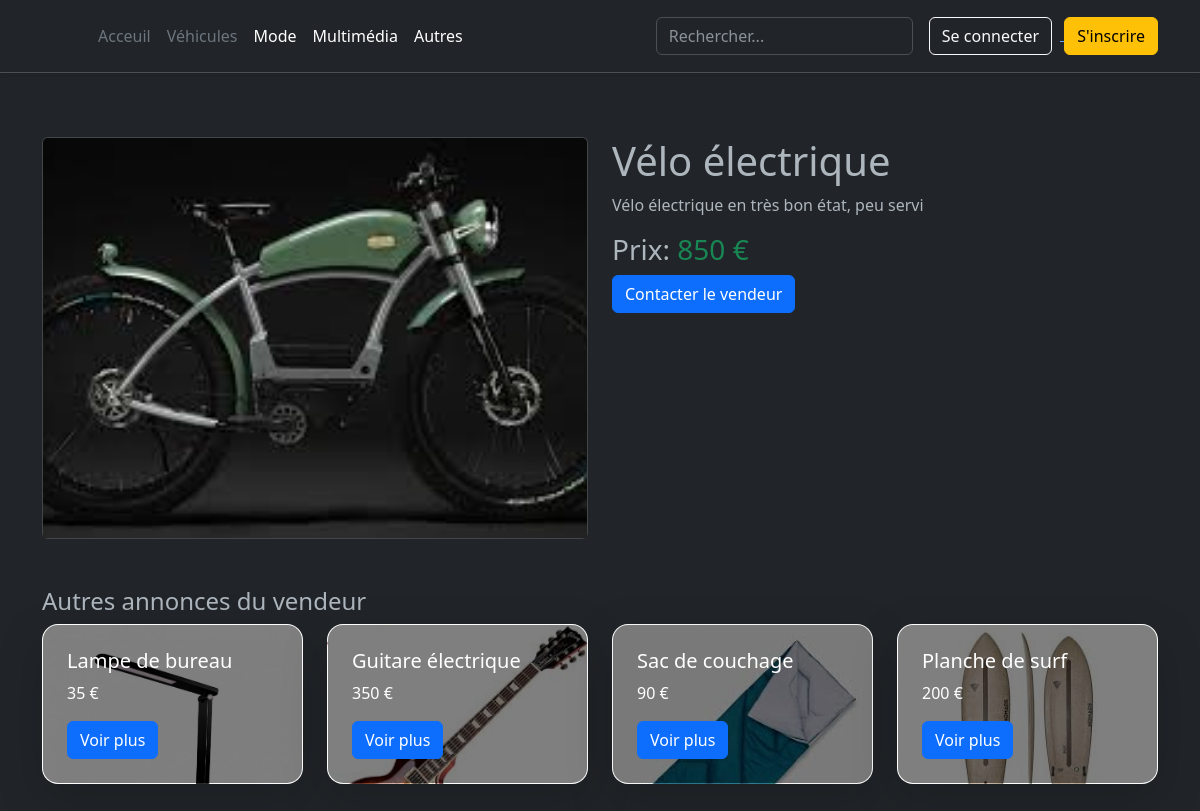
/detailProduit.php?idp=27, run on the app's committed database.
### tables this page shows
CREATE TABLE IF NOT EXISTS `product` (
  `idp` int NOT NULL AUTO_INCREMENT,
  `idu` int NOT NULL,
  `name` varchar(1000) NOT NULL,
  `description` varchar(1000) NOT NULL,
  `price` mediumtext NOT NULL,
  `ids` int NOT NULL,
  `Image` varchar(1000) NOT NULL,
  `idc` int DEFAULT NULL,
  PRIMARY KEY (`idp`),
  KEY `idu` (`idu`),
  KEY `ids` (`ids`),
  KEY `idc` (`idc`)
);

### detailProduit.php (the view, shortened to what this page needs)
<?php
require 'htmlbasics.php';
require 'connexion.php';
if (isset($_GET['idp'])) {
    $idp = mysqli_real_escape_string($connexion, $_GET['idp']);
    $query = "SELECT * FROM product WHERE idp = '$idp' LIMIT 1";
    $result = mysqli_query($connexion, $query);
    if ($result && mysqli_num_rows($result) > 0) {
        $produit = mysqli_fetch_assoc($result);
        $userId = $produit['idu'];
    } else {
        echo "Produit non trouvé.";
        exit;
    }
    $otherProductsQuery = "SELECT * FROM product WHERE idu = '$userId' AND idp != '$idp'";
    $otherProductsResult = mysqli_query($connexion, $otherProductsQuery);
    $otherProducts = mysqli_fetch_all($otherProductsResult, MYSQLI_ASSOC);
} else {
    echo "Aucun identifiant de produit fourni.";
    exit;
}
?>
<!DOCTYPE html>
<html lang="fr">
<head>
</head>
<body data-bs-theme="dark">
    <?php
    if (isset($_SESSION['user_name']) && !empty($_SESSION['user_name'])) {
        include 'scripts/headerc.php';
    } else {
        include 'scripts/headernc.php';
    }
    ?>
    <div class="container py-5">
    <div class="row">
        <div class="col-md-6">
            <div class="card">
                <img src="<?php echo htmlspecialchars($produit['Image']); ?>" class="card-img-top" alt="<?php echo htmlspecialchars($produit['name']); ?>" style="height: 400px; object-fit: cover;">
            </div>
        </div>
        <div class="col-md-6">
            <h1><?php echo htmlspecialchars($produit['name']); ?></h1>
            <p><?php echo nl2br(htmlspecialchars($produit['description'])); ?></p>
            <h3>Prix: <span class="text-success"><?php echo htmlspecialchars($produit['price']); ?> €</span></h3>
            <?php if (isset($produit['idu'])): ?>
                <a href="startChat.php?receiver_id=<?php echo htmlspecialchars($produit['idu']); ?>&product_id=<?php echo htmlspecialchars($produit['idp']); ?>" class="btn btn-primary">Contacter le vendeur</a>
            <?php endif; ?>
        </div>
    </div>
    <h4 class="mt-5">Autres annonces du vendeur</h4>
    <div class="row">
        <?php foreach ($otherProducts as $product) : ?>
            <div class="col-md-3 mb-3">
                <div class="card h-100 overflow-hidden text-bg-dark rounded-4 shadow-lg" style="background-image: url('<?php echo htmlspecialchars($product['Image']); ?>'); background-size: cover;">
                    <div class="overlay" style="background: rgba(0, 0, 0, 0.5); position: absolute; top: 0; bottom: 0; left: 0; right: 0;"></div>
                    <div class="card-body position-relative p-4">
                        <h5 class="card-title text-white"><?php echo htmlspecialchars($product['name']); ?></h5>
                        <p class="card-text text-white"><?php echo htmlspecialchars($product['price']); ?> €</p>
                        <a href="detailProduit.php?idp=<?php echo htmlspecialchars($product['idp']); ?>" class="btn btn-primary">Voir plus</a>
                    </div>
                </div>
            </div>
        <?php endforeach; ?>
    </div>
</div>
</body>
</html>

### htmlbasics.php (shortened to what this page needs)
<!DOCTYPE html>
<html lang="en">
<head>
  <link href="https://cdn.jsdelivr.net/npm/bootstrap@5.3.0/dist/css/bootstrap.min.css" rel="stylesheet">
</head>
<body>
</body>

### scripts/headernc.php (shortened to what this page needs)
<header class="p-3 mb-3 border-bottom shadow-sm">
  <div class="container">
    <div class="d-flex flex-wrap align-items-center justify-content-center justify-content-lg-start">
      <a href="/" class="d-flex align-items-center mb-2 mb-lg-0 link-body-emphasis text-decoration-none">
        <svg class="bi me-2" width="40" height="32" role="img" aria-label="Bootstrap">
          <use xlink:href="#bootstrap"></use>
        </svg>
      </a>
      <ul class="nav col-12 col-lg-auto me-lg-auto mb-2 justify-content-center mb-md-0">
        <li><a href="#" class="nav-link px-2 link-secondary">Acceuil</a></li>
        <li><a href="categorie.php?idc=1" class="nav-link px-2 link-secondary">Véhicules</a></li>
        <li><a href="categorie.php?idc=2" class="nav-link px-2 link-body-emphasis">Mode</a></li>
        <li><a href="categorie.php?idc=3" class="nav-link px-2 link-body-emphasis">Multimédia</a></li>
        <li><a href="categorie.php?idc=4" class="nav-link px-2 link-body-emphasis">Autres</a></li>
      </ul>
      <form class="col-12 col-lg-auto mb-3 mb-lg-0 me-lg-3" role="search" data-dashlane-rid="92123ecbad3b1d30" data-form-type="">
        <input type="search" class="form-control" placeholder="Rechercher..." aria-label="Search" data-dashlane-rid="758b8d842892d347" data-form-type="">
      </form>
      <div class="text-end">
        <a href="connexionhp.php">
          <button type="button" class="btn btn-outline-light me-2">Se connecter</button>
        </a>
        <a href="inscription.php">
          <button type="button" class="btn btn-warning">S'inscrire</button>
        </a>
      </div>
    </div>
  </div>
</header>

### htmlbasics.php (style rules this page uses)
.card-body { flex-grow: 1; }

### data on the page
product: Image (picture), name "Vélo électrique", description "Vélo électrique en très bon état, peu servi", price "850"
product: Image (picture), name "Lampe de bureau", price "35"
product: Image (picture), name "Guitare électrique", price "350"
product: Image (picture), name "Sac de couchage", price "90"
product: Image (picture), name "Planche de surf", price "200"
